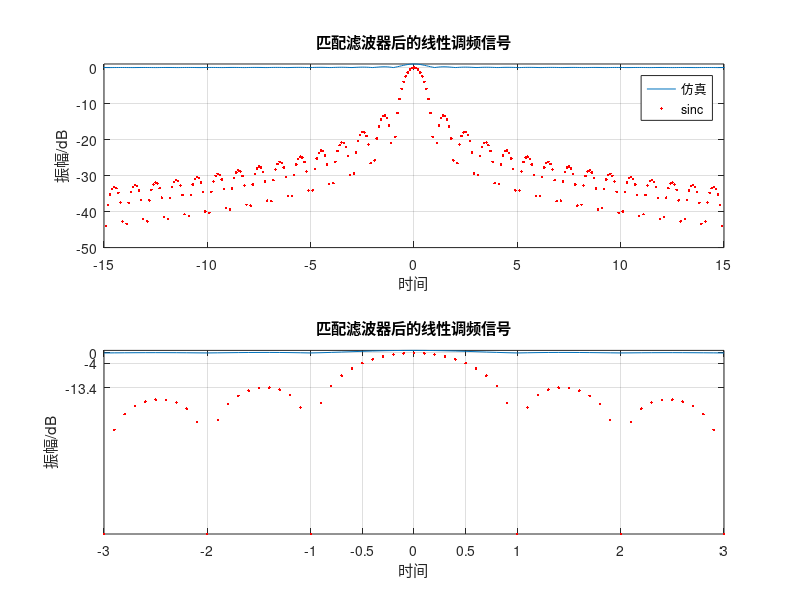

Source code (MATLAB):
T = 10e-6;
B = 30e6;
K = B / T;
Fs = 10 * B;
Ts = 1 / Fs;
N = T / Ts;
t = linspace(-T / 2, T / 2, N);
St = exp(j * pi * K * t.^2);
Ht = exp(-j * pi * K * t.^2);
Sot = conv(St, Ht);
subplot(211)
L = 2 * N - 1;
t1 = linspace(-T, T, L);
Z = abs(Sot);
Z = Z / max(Z);
Z1 = abs(sinc(B.*t1));
Z1 = 20 * log10(Z1 + 1e-6);
t1 = t1 * B;
plot(t1, Z, t1, Z1, 'r.');
axis([-15, 15, -50, inf]);
grid on;
legend('仿真', 'sinc');
xlabel('时间');
ylabel('振幅/dB');
title('匹配滤波器后的线性调频信号');
subplot(212);
N0 = 3 * Fs / B;
t2 = -N0 * Ts : Ts : N0 * Ts;
t2 = B * t2;
plot(t2, Z(N - N0 : N + N0), t2, Z1(N - N0 : N + N0), 'r.');
axis([-inf, inf, -50, inf]);
grid on;
axis tight;
set(gca, 'Ytick', [-13.4, -4, 0], 'Xtick', [-3, -2, -1, -0.5, 0, 0.5, 1, 2, 3]);
xlabel('时间');
ylabel('振幅/dB');
title('匹配滤波器后的线性调频信号');
axis tight;